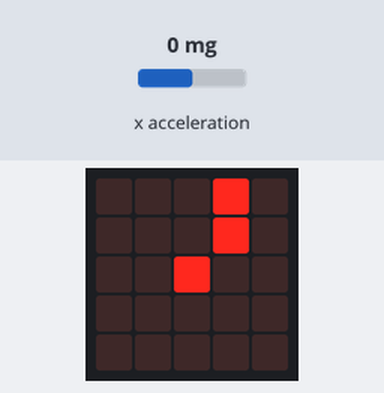
A program run on a simulated BBC micro:bit running MicroPython. On the bench: the board's 5×5 LED display. Inputs (shaded band) come from the test bench; at power-on: x acceleration 0 mg.

Above: at 1.25 s.
1.3 s: x acceleration set to -575 mg
2.9 s: x acceleration set to -647 mg
At 3.03 s:
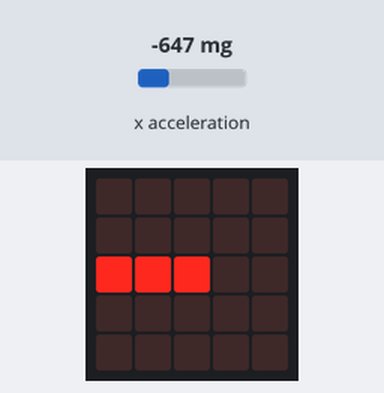
4.4 s: x acceleration set to 750 mg
At 4.7 s:
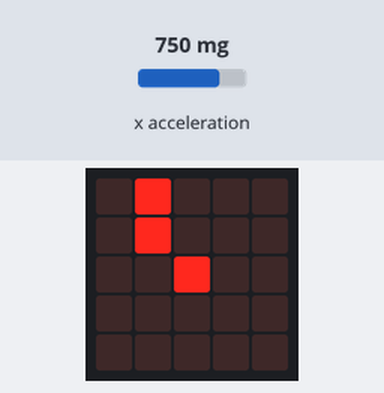
At 5.3 s:
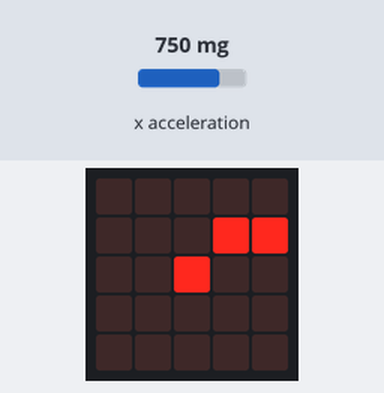

The program:

14_Custom_Images_Microbit.py
```python
import microbit, time

clock_images = [microbit.Image.CLOCK1,
                microbit.Image.CLOCK2,
                microbit.Image.CLOCK3,
                microbit.Image.CLOCK4,
                microbit.Image.CLOCK5,
                microbit.Image.CLOCK6,
                microbit.Image.CLOCK7,
                microbit.Image.CLOCK8,
                microbit.Image.CLOCK9,
                microbit.Image.CLOCK10,
                microbit.Image.CLOCK11,
                microbit.Image.CLOCK12 ]
current_index = 0
delay_amount = 0.1
while True:
    microbit.display.show(clock_images[current_index])
    current_index += 1
    if current_index > 11:
        current_index = 0
    #accel-x    -1024 (left) ->   1024 (right)
    x_rot = microbit.accelerometer.get_x()

    if x_rot <-600: delay_amount = 0.01
    elif x_rot < -200: delay_amount = 0.05
    elif x_rot < 200: delay_amount = 0.1
    elif x_rot < 600: delay_amount = 0.15
    else: delay_amount = 0.2

    time.sleep(delay_amount)
```

Measured:
- the behaviour switches between -600 and -601 mg on x acceleration (found by bisection; images 0 and 1)
